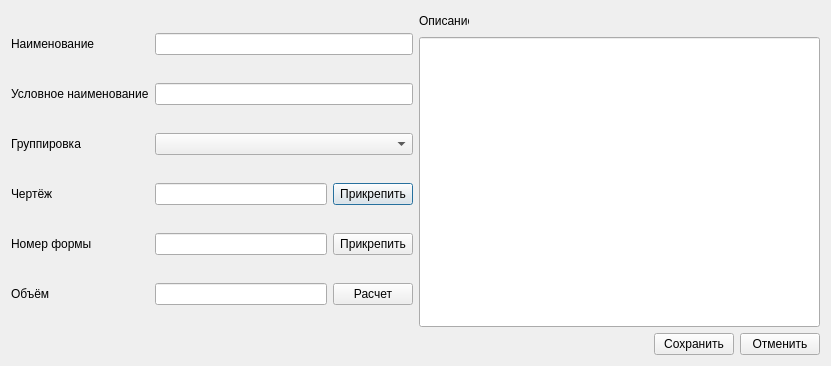
<?xml version="1.0" encoding="UTF-8"?>
<ui version="4.0">
 <class>w_nom_n</class>
 <widget class="QDialog" name="w_nom_n">
  <property name="geometry">
   <rect>
    <x>0</x>
    <y>0</y>
    <width>831</width>
    <height>366</height>
   </rect>
  </property>
  <property name="windowTitle">
   <string>Карточка наименования</string>
  </property>
  <layout class="QVBoxLayout" name="verticalLayout">
   <item>
    <layout class="QHBoxLayout" name="layout_menu">
     <item>
      <layout class="QGridLayout" name="layout_left">
       <item row="0" column="0">
        <widget class="QLabel" name="label_name">
         <property name="text">
          <string>Наименование</string>
         </property>
        </widget>
       </item>
       <item row="0" column="1">
        <widget class="QLineEdit" name="lineedit_name"/>
       </item>
       <item row="1" column="0">
        <widget class="QLabel" name="label_nicname">
         <property name="text">
          <string>Условное наименование</string>
         </property>
        </widget>
       </item>
       <item row="1" column="1">
        <widget class="QLineEdit" name="lineedit_nicname"/>
       </item>
       <item row="2" column="0">
        <widget class="QLabel" name="label_group">
         <property name="text">
          <string>Группировка</string>
         </property>
        </widget>
       </item>
       <item row="2" column="1">
        <widget class="QComboBox" name="combobox_group"/>
       </item>
       <item row="3" column="0">
        <widget class="QLabel" name="label_project">
         <property name="maximumSize">
          <size>
           <width>16777215</width>
           <height>80</height>
          </size>
         </property>
         <property name="text">
          <string>Чертёж</string>
         </property>
        </widget>
       </item>
       <item row="3" column="1">
        <layout class="QHBoxLayout" name="layout_project">
         <item>
          <widget class="QLineEdit" name="lineedit_project"/>
         </item>
         <item>
          <widget class="QPushButton" name="pushbutton_project">
           <property name="text">
            <string>Прикрепить</string>
           </property>
          </widget>
         </item>
        </layout>
       </item>
       <item row="4" column="0">
        <widget class="QLabel" name="label_nomber">
         <property name="text">
          <string>Номер формы</string>
         </property>
        </widget>
       </item>
       <item row="5" column="0">
        <widget class="QLabel" name="label_value">
         <property name="maximumSize">
          <size>
           <width>16777215</width>
           <height>80</height>
          </size>
         </property>
         <property name="text">
          <string>Объём</string>
         </property>
        </widget>
       </item>
       <item row="5" column="1">
        <layout class="QHBoxLayout" name="layout_value">
         <item>
          <widget class="QLineEdit" name="lineedit_value"/>
         </item>
         <item>
          <widget class="QPushButton" name="pushbutton_value">
           <property name="text">
            <string>Расчет</string>
           </property>
          </widget>
         </item>
        </layout>
       </item>
       <item row="4" column="1">
        <layout class="QHBoxLayout" name="layout_nomber">
         <item>
          <widget class="QLineEdit" name="lineedit_form"/>
         </item>
         <item>
          <widget class="QPushButton" name="pushbutton_form">
           <property name="text">
            <string>Прикрепить</string>
           </property>
          </widget>
         </item>
        </layout>
       </item>
      </layout>
     </item>
     <item>
      <layout class="QVBoxLayout" name="layout_right">
       <item>
        <widget class="QLabel" name="label_text">
         <property name="sizePolicy">
          <sizepolicy hsizetype="Expanding" vsizetype="Expanding">
           <horstretch>0</horstretch>
           <verstretch>0</verstretch>
          </sizepolicy>
         </property>
         <property name="maximumSize">
          <size>
           <width>50</width>
           <height>20</height>
          </size>
         </property>
         <property name="text">
          <string>Описание</string>
         </property>
        </widget>
       </item>
       <item>
        <widget class="QLineEdit" name="lineedit_text">
         <property name="sizePolicy">
          <sizepolicy hsizetype="Expanding" vsizetype="Expanding">
           <horstretch>0</horstretch>
           <verstretch>0</verstretch>
          </sizepolicy>
         </property>
         <property name="minimumSize">
          <size>
           <width>200</width>
           <height>200</height>
          </size>
         </property>
        </widget>
       </item>
      </layout>
     </item>
    </layout>
   </item>
   <item>
    <layout class="QHBoxLayout" name="layout_button">
     <item>
      <spacer name="hspacer">
       <property name="orientation">
        <enum>Qt::Horizontal</enum>
       </property>
       <property name="sizeHint" stdset="0">
        <size>
         <width>40</width>
         <height>20</height>
        </size>
       </property>
      </spacer>
     </item>
     <item>
      <widget class="QPushButton" name="pushbutton_save">
       <property name="text">
        <string>Сохранить</string>
       </property>
      </widget>
     </item>
     <item>
      <widget class="QPushButton" name="pushbutton_cancel">
       <property name="text">
        <string>Отменить</string>
       </property>
      </widget>
     </item>
    </layout>
   </item>
  </layout>
 </widget>
 <resources/>
 <connections/>
</ui>
